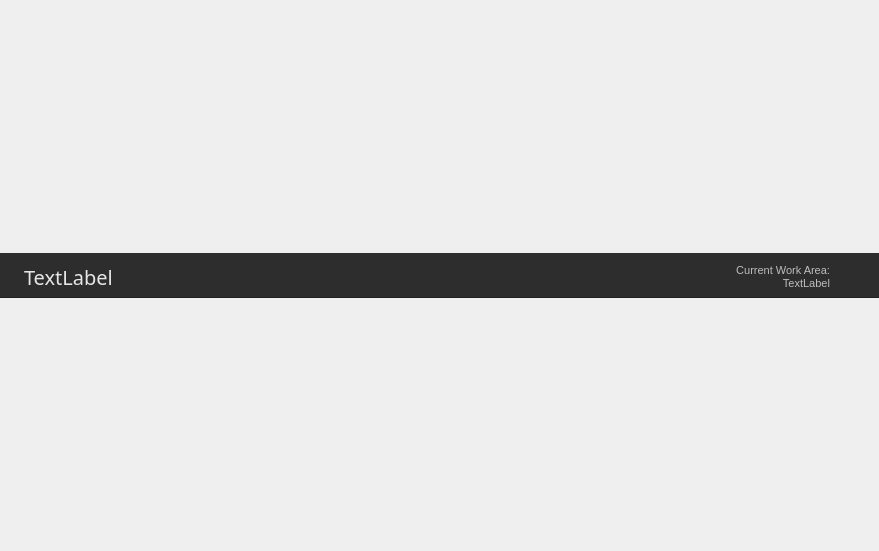
<?xml version="1.0" encoding="UTF-8"?>
<ui version="4.0">
 <class>TankDialog</class>
 <widget class="QDialog" name="TankDialog">
  <property name="geometry">
   <rect>
    <x>0</x>
    <y>0</y>
    <width>879</width>
    <height>551</height>
   </rect>
  </property>
  <property name="windowTitle">
   <string>Dialog</string>
  </property>
  <property name="styleSheet">
   <string notr="true"/>
  </property>
  <layout class="QVBoxLayout" name="verticalLayout_3">
   <property name="spacing">
    <number>0</number>
   </property>
   <property name="leftMargin">
    <number>0</number>
   </property>
   <property name="topMargin">
    <number>0</number>
   </property>
   <property name="rightMargin">
    <number>0</number>
   </property>
   <property name="bottomMargin">
    <number>0</number>
   </property>
   <item>
    <widget class="QStackedWidget" name="stackedWidget">
     <property name="currentIndex">
      <number>0</number>
     </property>
     <widget class="QWidget" name="page_1">
      <property name="styleSheet">
       <string notr="true"/>
      </property>
      <layout class="QVBoxLayout" name="verticalLayout">
       <property name="spacing">
        <number>0</number>
       </property>
       <property name="leftMargin">
        <number>0</number>
       </property>
       <property name="topMargin">
        <number>0</number>
       </property>
       <property name="rightMargin">
        <number>0</number>
       </property>
       <property name="bottomMargin">
        <number>0</number>
       </property>
       <item>
        <widget class="QGroupBox" name="top_group">
         <property name="minimumSize">
          <size>
           <width>0</width>
           <height>45</height>
          </size>
         </property>
         <property name="maximumSize">
          <size>
           <width>16777215</width>
           <height>45</height>
          </size>
         </property>
         <property name="styleSheet">
          <string notr="true">#top_group {
background-image: url(:/Tank.Platform.Qt/bg.png); 
background-color:  #2D2D2D;
border: none;
border-bottom:1px solid #202020;
}
</string>
         </property>
         <property name="title">
          <string/>
         </property>
         <property name="flat">
          <bool>false</bool>
         </property>
         <layout class="QHBoxLayout" name="horizontalLayout">
          <property name="spacing">
           <number>0</number>
          </property>
          <property name="leftMargin">
           <number>4</number>
          </property>
          <property name="topMargin">
           <number>0</number>
          </property>
          <property name="rightMargin">
           <number>1</number>
          </property>
          <property name="bottomMargin">
           <number>1</number>
          </property>
          <item>
           <widget class="QLabel" name="tank_logo">
            <property name="sizePolicy">
             <sizepolicy hsizetype="Maximum" vsizetype="Preferred">
              <horstretch>0</horstretch>
              <verstretch>0</verstretch>
             </sizepolicy>
            </property>
            <property name="text">
             <string/>
            </property>
            <property name="pixmap">
             <pixmap resource="resources.qrc">:/Tank.Platform.Qt/tank_logo.png</pixmap>
            </property>
           </widget>
          </item>
          <item>
           <widget class="QLabel" name="label">
            <property name="font">
             <font>
              <family>Gotham Bold</family>
              <pointsize>-1</pointsize>
             </font>
            </property>
            <property name="styleSheet">
             <string notr="true">/* want this stylesheet to apply to the label but not the tooltip */
QLabel{
    color: rgba(230, 230, 230, 255);
    font-size: 20px;
    margin-left: 5px;
    font-family: &quot;Gotham Bold&quot;;
    font-style: &quot;Regular&quot;;
}</string>
            </property>
            <property name="text">
             <string>TextLabel</string>
            </property>
           </widget>
          </item>
          <item>
           <widget class="QLabel" name="lbl_context">
            <property name="toolTip">
             <string>foo bar</string>
            </property>
            <property name="styleSheet">
             <string notr="true">/* want this stylesheet to apply to the label but not the tooltip */
QLabel { 
    color: rgba(250,250,250,180);
    font-size: 11px;
    margin-right: 8px;
    font-family: &quot;Open Sans&quot;;
    font-style: &quot;Regular&quot;;
} 


</string>
            </property>
            <property name="text">
             <string>Current Work Area:
TextLabel</string>
            </property>
            <property name="alignment">
             <set>Qt::AlignRight|Qt::AlignTrailing|Qt::AlignVCenter</set>
            </property>
           </widget>
          </item>
          <item>
           <widget class="QToolButton" name="details">
            <property name="minimumSize">
             <size>
              <width>34</width>
              <height>34</height>
             </size>
            </property>
            <property name="focusPolicy">
             <enum>Qt::ClickFocus</enum>
            </property>
            <property name="toolTip">
             <string>Click for App Details</string>
            </property>
            <property name="styleSheet">
             <string notr="true">QToolButton{
width: 12px;
height: 20px;
background-image: url(:/Tank.Platform.Qt/arrow.png);
border: none;
background-color: none;
}


QToolButton:hover{
background-image: url(:/Tank.Platform.Qt/arrow_hover.png);
}

QToolButton:Pressed {
background-image: url(:/Tank.Platform.Qt/arrow_pressed.png);
}
</string>
            </property>
            <property name="text">
             <string/>
            </property>
            <property name="autoRaise">
             <bool>true</bool>
            </property>
           </widget>
          </item>
         </layout>
        </widget>
       </item>
       <item>
        <layout class="QVBoxLayout" name="target">
         <property name="spacing">
          <number>4</number>
         </property>
        </layout>
       </item>
      </layout>
     </widget>
     <widget class="QWidget" name="page_2">
      <property name="styleSheet">
       <string notr="true">QWidget {
    font-family: &quot;Open Sans&quot;;
    font-style: &quot;Regular&quot;;
}</string>
      </property>
      <layout class="QVBoxLayout" name="verticalLayout_2">
       <property name="leftMargin">
        <number>1</number>
       </property>
       <property name="topMargin">
        <number>1</number>
       </property>
       <property name="rightMargin">
        <number>1</number>
       </property>
       <property name="bottomMargin">
        <number>1</number>
       </property>
       <item>
        <widget class="QGroupBox" name="page_2_group">
         <property name="minimumSize">
          <size>
           <width>0</width>
           <height>100</height>
          </size>
         </property>
         <property name="styleSheet">
          <string notr="true"/>
         </property>
         <property name="title">
          <string/>
         </property>
         <layout class="QHBoxLayout" name="horizontalLayout_2">
          <property name="spacing">
           <number>0</number>
          </property>
          <property name="leftMargin">
           <number>0</number>
          </property>
          <property name="topMargin">
           <number>0</number>
          </property>
          <property name="rightMargin">
           <number>0</number>
          </property>
          <property name="bottomMargin">
           <number>0</number>
          </property>
          <item>
           <spacer name="horizontalSpacer">
            <property name="orientation">
             <enum>Qt::Horizontal</enum>
            </property>
            <property name="sizeType">
             <enum>QSizePolicy::Expanding</enum>
            </property>
            <property name="sizeHint" stdset="0">
             <size>
              <width>145</width>
              <height>20</height>
             </size>
            </property>
           </spacer>
          </item>
          <item>
           <widget class="QLabel" name="label_3">
            <property name="minimumSize">
             <size>
              <width>40</width>
              <height>0</height>
             </size>
            </property>
            <property name="maximumSize">
             <size>
              <width>40</width>
              <height>16777215</height>
             </size>
            </property>
            <property name="text">
             <string/>
            </property>
           </widget>
          </item>
          <item>
           <widget class="QGroupBox" name="gradient">
            <property name="minimumSize">
             <size>
              <width>11</width>
              <height>0</height>
             </size>
            </property>
            <property name="maximumSize">
             <size>
              <width>11</width>
              <height>16777215</height>
             </size>
            </property>
            <property name="styleSheet">
             <string notr="true">#gradient {
background-image: url(:/Tank.Platform.Qt/gradient.png); 
border: none;
}</string>
            </property>
            <property name="title">
             <string/>
            </property>
           </widget>
          </item>
          <item>
           <widget class="QScrollArea" name="scrollArea">
            <property name="minimumSize">
             <size>
              <width>400</width>
              <height>0</height>
             </size>
            </property>
            <property name="maximumSize">
             <size>
              <width>400</width>
              <height>16777215</height>
             </size>
            </property>
            <property name="styleSheet">
             <string notr="true">/*
All labels inside this scroll area should be 12px font.
This is to avoid the UI looking different in different app like
maya and nuke which all use slightly different style sheets.
 */
QLabel{
   font-size: 11px;
   margin-bottom: 8px
}
</string>
            </property>
            <property name="widgetResizable">
             <bool>true</bool>
            </property>
            <widget class="QWidget" name="scrollAreaWidgetContents">
             <property name="geometry">
              <rect>
               <x>0</x>
               <y>0</y>
               <width>383</width>
               <height>589</height>
              </rect>
             </property>
             <layout class="QVBoxLayout" name="verticalLayout_4">
              <item>
               <layout class="QHBoxLayout" name="horizontalLayout_4">
                <item>
                 <widget class="QLabel" name="app_icon">
                  <property name="minimumSize">
                   <size>
                    <width>64</width>
                    <height>64</height>
                   </size>
                  </property>
                  <property name="maximumSize">
                   <size>
                    <width>64</width>
                    <height>64</height>
                   </size>
                  </property>
                  <property name="text">
                   <string/>
                  </property>
                  <property name="pixmap">
                   <pixmap resource="resources.qrc">:/Tank.Platform.Qt/default_app_icon_256.png</pixmap>
                  </property>
                  <property name="scaledContents">
                   <bool>true</bool>
                  </property>
                  <property name="alignment">
                   <set>Qt::AlignCenter</set>
                  </property>
                 </widget>
                </item>
                <item>
                 <layout class="QVBoxLayout" name="verticalLayout_8">
                  <property name="spacing">
                   <number>1</number>
                  </property>
                  <item>
                   <widget class="QLabel" name="app_name">
                    <property name="styleSheet">
                     <string notr="true">font-size: 16px;
</string>
                    </property>
                    <property name="text">
                     <string>Publish And Snapshot</string>
                    </property>
                    <property name="alignment">
                     <set>Qt::AlignLeading|Qt::AlignLeft|Qt::AlignVCenter</set>
                    </property>
                   </widget>
                  </item>
                 </layout>
                </item>
               </layout>
              </item>
              <item>
               <widget class="QLabel" name="app_description">
                <property name="maximumSize">
                 <size>
                  <width>350</width>
                  <height>16777215</height>
                 </size>
                </property>
                <property name="text">
                 <string>Tools to see what is out of date in your scene etc etc.</string>
                </property>
                <property name="wordWrap">
                 <bool>true</bool>
                </property>
               </widget>
              </item>
              <item>
               <widget class="QLabel" name="app_tech_details">
                <property name="sizePolicy">
                 <sizepolicy hsizetype="Preferred" vsizetype="Preferred">
                  <horstretch>0</horstretch>
                  <verstretch>0</verstretch>
                 </sizepolicy>
                </property>
                <property name="minimumSize">
                 <size>
                  <width>0</width>
                  <height>22</height>
                 </size>
                </property>
                <property name="maximumSize">
                 <size>
                  <width>16777215</width>
                  <height>22</height>
                 </size>
                </property>
                <property name="text">
                 <string>tk-multi-snapshot, v1.2.3</string>
                </property>
                <property name="alignment">
                 <set>Qt::AlignLeading|Qt::AlignLeft|Qt::AlignVCenter</set>
                </property>
                <property name="wordWrap">
                 <bool>true</bool>
                </property>
               </widget>
              </item>
              <item>
               <layout class="QHBoxLayout" name="horizontalLayout_9">
                <property name="spacing">
                 <number>2</number>
                </property>
                <item>
                 <widget class="QToolButton" name="btn_documentation">
                  <property name="text">
                   <string>Documentation</string>
                  </property>
                 </widget>
                </item>
                <item>
                 <widget class="QToolButton" name="btn_support">
                  <property name="text">
                   <string>Help &amp;&amp; Support</string>
                  </property>
                 </widget>
                </item>
                <item>
                 <spacer name="horizontalSpacer_5">
                  <property name="orientation">
                   <enum>Qt::Horizontal</enum>
                  </property>
                  <property name="sizeHint" stdset="0">
                   <size>
                    <width>0</width>
                    <height>20</height>
                   </size>
                  </property>
                 </spacer>
                </item>
               </layout>
              </item>
              <item>
               <widget class="QLabel" name="label_5">
                <property name="styleSheet">
                 <string notr="true">font-size: 16px;
margin-top: 30px;</string>
                </property>
                <property name="text">
                 <string>Your Current Work Area</string>
                </property>
               </widget>
              </item>
              <item>
               <widget class="Line" name="line">
                <property name="orientation">
                 <enum>Qt::Horizontal</enum>
                </property>
               </widget>
              </item>
              <item>
               <widget class="QLabel" name="app_work_area_info">
                <property name="maximumSize">
                 <size>
                  <width>350</width>
                  <height>16777215</height>
                 </size>
                </property>
                <property name="text">
                 <string>TextLabel</string>
                </property>
                <property name="wordWrap">
                 <bool>true</bool>
                </property>
               </widget>
              </item>
              <item>
               <layout class="QHBoxLayout" name="horizontalLayout_10">
                <property name="spacing">
                 <number>2</number>
                </property>
                <item>
                 <widget class="QToolButton" name="btn_file_system">
                  <property name="text">
                   <string>Jump to File System</string>
                  </property>
                 </widget>
                </item>
                <item>
                 <widget class="QToolButton" name="btn_shotgun">
                  <property name="text">
                   <string>Jump to Shotgun</string>
                  </property>
                 </widget>
                </item>
                <item>
                 <spacer name="horizontalSpacer_6">
                  <property name="orientation">
                   <enum>Qt::Horizontal</enum>
                  </property>
                  <property name="sizeHint" stdset="0">
                   <size>
                    <width>0</width>
                    <height>20</height>
                   </size>
                  </property>
                 </spacer>
                </item>
               </layout>
              </item>
              <item>
               <widget class="QLabel" name="app_work_area_info_2">
                <property name="maximumSize">
                 <size>
                  <width>350</width>
                  <height>16777215</height>
                 </size>
                </property>
                <property name="text">
                 <string>If you are making changes to configuration or code, use the reload button to quickly load your changes in without having to restart:</string>
                </property>
                <property name="wordWrap">
                 <bool>true</bool>
                </property>
               </widget>
              </item>
              <item>
               <widget class="QToolButton" name="btn_reload">
                <property name="text">
                 <string>Reload Engine and Apps</string>
                </property>
               </widget>
              </item>
              <item>
               <widget class="QLabel" name="config_header">
                <property name="styleSheet">
                 <string notr="true">font-size: 16px;
margin-top: 30px;</string>
                </property>
                <property name="text">
                 <string>Configuration</string>
                </property>
               </widget>
              </item>
              <item>
               <widget class="Line" name="config_line">
                <property name="orientation">
                 <enum>Qt::Horizontal</enum>
                </property>
               </widget>
              </item>
              <item>
               <widget class="QLabel" name="config_label">
                <property name="maximumSize">
                 <size>
                  <width>350</width>
                  <height>16777215</height>
                 </size>
                </property>
                <property name="text">
                 <string>Below is a list of all the configuration settings for this app, as defined in your environment file:</string>
                </property>
                <property name="wordWrap">
                 <bool>true</bool>
                </property>
               </widget>
              </item>
              <item>
               <layout class="QVBoxLayout" name="config_layout">
                <property name="spacing">
                 <number>20</number>
                </property>
               </layout>
              </item>
              <item>
               <spacer name="verticalSpacer_2">
                <property name="orientation">
                 <enum>Qt::Vertical</enum>
                </property>
                <property name="sizeHint" stdset="0">
                 <size>
                  <width>328</width>
                  <height>0</height>
                 </size>
                </property>
               </spacer>
              </item>
             </layout>
            </widget>
           </widget>
          </item>
         </layout>
        </widget>
       </item>
      </layout>
     </widget>
    </widget>
   </item>
  </layout>
 </widget>
 <resources>
  <include location="resources.qrc"/>
 </resources>
 <connections/>
</ui>
